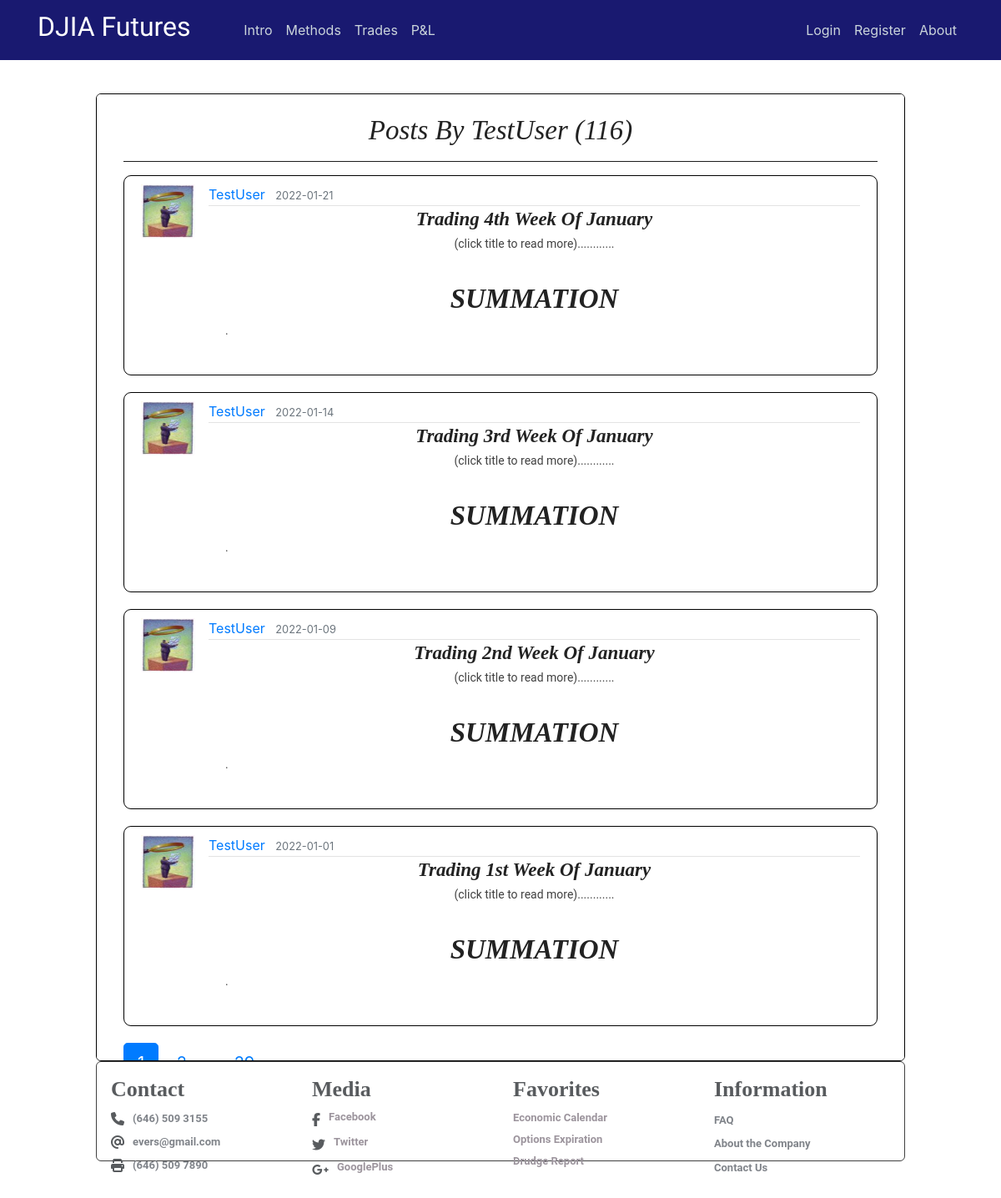
Page /user/TestUser on the earlier database version.
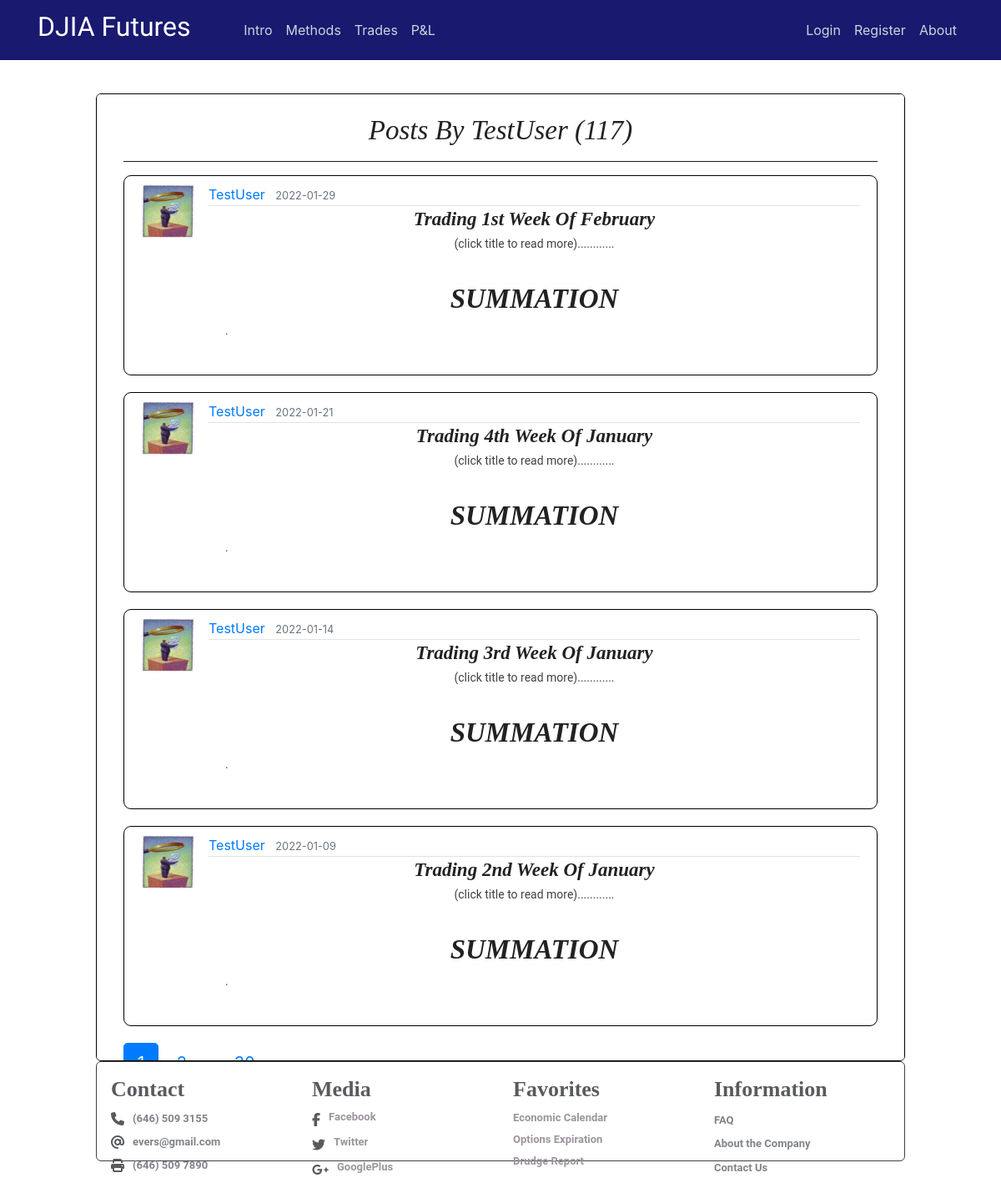
Same page on the later database version.
### flaskblog/models.py (models this page shows, shortened)
class User(db.Model, UserMixin):
    id = db.Column(db.Integer, primary_key=True)
    username = db.Column(db.String(20), unique=True, nullable=False)
    email = db.Column(db.String(120), unique=True, nullable=False)
    image_file = db.Column(db.String(20), nullable=False, default='default.jpg')
    password = db.Column(db.String(60), nullable=False)
    posts = db.relationship('Post', backref='author', lazy=True)

class Post(db.Model):
    id = db.Column(db.Integer, primary_key=True)
    title = db.Column(db.String(100), nullable=False)
    date_posted = db.Column(db.DateTime, nullable=False, default=datetime.utcnow)
    content = db.Column(db.Text, nullable=False)
    user_id = db.Column(db.Integer, db.ForeignKey('user.id'), nullable=False)
    teaser_title = db.Column(db.Text, nullable=True)
    teaser_details = db.Column(db.Text, nullable=True)
    teaser_caption = db.Column(db.Text, nullable=True)
    teaser_img = db.Column(db.Text, nullable=True)
    teaser_content = db.Column(db.Text, nullable=True)
    teaser_wkid = db.Column(db.Text, nullable=True)

### flaskblog/users/routes.py (the view)
@users.route("/user/<string:username>")
def user_posts(username):
    page = request.args.get('page', 1, type=int)
    user = User.query.filter_by(username=username).first_or_404()
    posts = Post.query.filter_by(author=user)\
        .order_by(Post.date_posted.desc())\
        .paginate(page=page, per_page=4)
    return render_template('user_posts.html', posts=posts, user=user)

### flaskblog/templates/user_posts.html
{% extends "layout.html" %}
{% block content %}
<div class="intro-page" style="height: 77vh;overflow: auto;">
  <div class="intro-inner-div" style="height:auto;background-color:white;border-radius:5px;">
    <center><br><h1 class="hero-header">Posts by {{ user.username }} ({{ posts.total }})</h1><hr></center>
    {% for post in posts.items %}
        <article class="media content-section" style="max-height:280px;">
          <img class="article-img" src="{{ url_for('static', filename='profile_pics/' + post.author.image_file) }}">
          <div class="media-body">
            <div class="article-metadata">
              <a class="mr-2" href="{{ url_for('users.user_posts', username=post.author.username) }}">{{ post.author.username }}</a>
              <small class="text-muted">{{ post.date_posted.strftime('%Y-%m-%d') }}</small>
            </div>
            <center><a href="{{ url_for('posts.post', post_id=post.id) }}"><h3 class="hero-header"><b>{{ post.title }}</b></h3></a>
            <p class="teaser-content" >(click title to read more)............</p></center>
            <p class="teaser-content" ><div style="overflow:hidden;max-height:120px;">
              {{ post.content|safe }}
            </p>
        </article>
    {% endfor %}
    {% for page_num in posts.iter_pages(left_edge=1, right_edge=1, left_current=1, right_current=2) %}
      {% if page_num %}
        {% if posts.page == page_num %}
          <a class="btn btn-primary btn-lg mb-8" href="{{ url_for('users.user_posts', username=user.username, page=page_num) }}">{{ page_num }}</a>
        {% else %}
          <a class="btn btn-primary-info btn-lg mb-8" href="{{ url_for('users.user_posts', username=user.username, page=page_num) }}">{{ page_num }}</a>
        {% endif %}
      {% else %}
        ...
      {% endif %}
    {% endfor %}
  </div>
</div>
{% endblock content %}

### flaskblog/templates/layout.html (shortened to what this page needs)
<!DOCTYPE html>
<html>
    <head>
      <link rel="stylesheet" href="https://maxcdn.bootstrapcdn.com/bootstrap/4.0.0/css/bootstrap.min.css">
      <link rel="stylesheet" type="text/css" href="{{ url_for('static', filename='main.css') }}">
      <link rel="stylesheet" type="text/css" href="{{ url_for('static', filename='study.css') }}">
      <link rel="stylesheet" type="text/css" href="{{ url_for('static', filename='modal.css') }}">
    </head>
    <body class="_backdrop">
    <div class="grid">
    <header class="site-header">
          <nav class="navbar navbar-expand-md navbar-dark bg-steel fixed-top">
              <div class="container">
                <a class="navbar-brand mr-2" href="/"><h2><span style="font-family:Lobster Two">DJIA Futures &nbsp &nbsp &nbsp</span></h2></a>
                <div class="collapse navbar-collapse" id="navbarToggle">
                  <div class="navbar-nav mr-auto">
                    <a class="nav-item nav-link" href="{{ url_for('main.intro') }}">Intro</a>
                    <a class="nav-item nav-link" href="{{ url_for('main.methods') }}">Methods</a>
                    <a class="nav-item nav-link" href="{{ url_for('main.trades') }}">Trades</a>
                    <a class="nav-item nav-link" href="{{ url_for('main.pnl') }}">P&L</a>
                  </div>
                  <div class="navbar-nav">
                    {% if current_user.is_authenticated and current_user.username == "GuestUser" %}
                      <a class="nav-item nav-link" href="{{ url_for('users.login') }}">Members Login</a>
                      <a class="nav-item nav-link" href="{{ url_for('users.logout') }}">Logout</a>
                      <a class="nav-item nav-link" href="{{ url_for('main.about') }}">About</a>
                    {% else %}
                      {% if current_user.is_authenticated %}
                        <a class="nav-item nav-link" href="{{ url_for('posts.new_post') }}">New Post</a>
                        <a class="nav-item nav-link" href="{{ url_for('users.account') }}">Account</a>
                        <a class="nav-item nav-link" href="{{ url_for('users.logout') }}">Logout</a>
                        <a class="nav-item nav-link" href="{{ url_for('main.about') }}">About</a>
                      {% else %}
                        <a class="nav-item nav-link" href="{{ url_for('users.login') }}">Login</a>
                        <a class="nav-item nav-link" href="{{ url_for('users.register') }}">Register</a>
                        <a class="nav-item nav-link" href="{{ url_for('main.about') }}">About</a>
                      {% endif %}
                    {% endif %}
                  </div>
                </div>
              </div>
          </nav>
    </header>
    <main role="main" class="container-fluid site-header-border-adjust col-md-10">
      <div>
        {% block content %}{% endblock %}
      </div>
    </main>
      <div style="padding-bottom: 15px;">
      <footer class="container-fluid col-md-10" style="line-height:24px;">
          <div class="footenote-page">
            <div class="footenote-inner-div">
                <div class="container-fluid col-xs-12">
                  <div class="subgrid location">
                    <div class="row">
                      <div class="col-xs-12 custom-400-col-xs-6 col-md-3 col-xl-3">
                        <h6 class="footer-info"><b>Contact</b></h6>
                        <div class="container-fluid footer-info"><span class="glyph footer-align"><i class="fas fa-phone"></i></i></span>
                          <p class="paragraph footer-contact"><span class="contact-link">(646) 509 3155</span>
                          </p>
                        </div>
                        <div class="container-fluid footer-info"><span class="glyph footer-align"><i class="fas fa-at"></i></i></span>
                          <p class="paragraph footer-contact"><span class="contact-link">evers@gmail.com</span>
                          </p>
                        </div>
                        <div class="container-fluid footer-info"><span class="glyph footer-align"><i class="fas fa-print"></i></i></span>
                          <p class="paragraph footer-contact"><span class="contact-link">(646) 509 7890</span>
                          </p>
                        </div>
                      </div>
                      <div class="col-xs-12 custom-400-col-xs-6 col-md-3 col-xl-3">
                        <h6 class="footer-info"><b>Media</b></h6>
                          <div class="container-fluid footer-info"><span class="glyph footer-align"><i class="fab fa-facebook-f"></i></i></span>
                            <a class="link-text footer-content" href="https://www.facebook.com/">Facebook</a>
                          </div>
                          <div class="container-fluid footer-info"><span class="glyph footer-align"><i class="fab fa-twitter"></i></i></span>
                            <a class="link-text footer-content" href="https://twitter.com/">Twitter</a>
                          </div>
                          <div class="container-fluid footer-info"><span class="glyph footer-align"><i class="fab fa-google-plus-g"></i></i></span>
                            <a class="link-text footer-content" href="">GooglePlus</a>
                          </div>
                      </div>
                      <div class="col-xs-12 custom-400-col-xs-6 col-md-3 col-xl-3">
                        <h6 class="footer-info"><b>Favorites</b></h6>
                          <ul class="unorder-list footer-info">
                            <li class="list-item footer-info"><a class="link-text footer-content" href="https://us.econoday.com/byweek.asp?cust=us" target="_blank">Economic Calendar</a></li>
                            <li class="list-item footer-info"><a class="link-text footer-content" href="https://www.theocc.com/about/publications/expiration-calendar.jsp" target="_blank">Options Expiration</a></li>
                            <li class="list-item footer-info"><a class="link-text footer-content" href="https://www.drudgereport.com/" target="_blank">Drudge Report</a></li>
                            <li class="list-item footer-info"><a class="link-text footer-content" href="https://www.zerohedge.com/" target="_blank">Zero Hedge</a></li>
                          </ul>
                      </div>
                      <div class="col-xs-12 custom-400-col-xs-6 col-md-3 col-xl-3">
                        <h6 class="footer-info"><b>Information</b></h6>
                          <ul class="link-list info">
                            <li class="list-item-link"><a href="#">FAQ</a>
                            </li>
                            <li class="list-item-link"><a href="#">About the Company</a>
                            </li>
                            <li class="list-item-link"><a href="#">Contact Us</a>
                            </li>
                          </ul>
                      </div>
                    </div>
                  </div>
                </div>
            </div>
          </div></footer>
      </div>
    </div>
    </body>
</html>

### flaskblog/static/main.css (style rules this page uses)
body { margin-top: 5rem; }
._backdrop { top: 0px; left: 0px; right: 0px; bottom: 0px; background-image: url(img/stocks.jpg); background-size: cover; z-index: 0; }
.adjust-doc-border-intro { padding-right: 20px; padding-left: 20px; padding-top: 20px; padding-bottom: 20px; }
.footenote-page { border: 1px solid black; border-radius: 6px; padding-right: 2px; padding-left: 2px; max-height: 120px; background-color: #fff; opacity: 0.75; }
.footenote-inner-div { height: 9vh; overflow: auto; }
.intro-page { border-radius: 6px; border: 1px solid black; background-color: white; padding-right: 12px; padding-left: 12px; }
.intro-inner-div { height: 75vh; overflow: auto; padding-right: 20px; padding-left: 20px; }
.doc-clear { clear: both; display: block; }
hr { margin-top: 1rem; margin-bottom: 1rem; border: 0; border-top: 1px solid rgba(0, 0, 0, 0.89); }
p.teaser-content { color: #414141; font-size: 14px; font-family: 'Roboto', Arial, 'Helvetica Neue', Helvetica, sans-serif; line-height: 1.5; }
.bg-steel { background-color: midnightblue; }
.site-header .navbar-nav .nav-link { color: #cbd5db; }
.site-header-border-adjust { margin-top: 7rem; }
.content-section { background: #ffffff; padding: 10px 20px; border: 1px solid #000000; border-radius: 9px; margin-bottom: 20px; }
.article-img { height: 65px; width: 65px; margin-right: 16px; }
.article-metadata { padding-bottom: 1px; margin-bottom: 4px; border-bottom: 1px solid #e3e3e3 }

### flaskblog/static/modal.css (style rules this page uses)
.row:after { content: ""; display: table; clear: both; }
img { margin-bottom: -4px; }

Differences in the rows shown:
no longer on this page (row unchanged): Post: image_file (picture), author.username "TestUser", date_posted "2022-01-01", title "Trading 1st Week Of January", content "SUMMATION ."
added Post: image_file (picture), author.username "TestUser", date_posted "2022-01-29", title "Trading 1st Week Of February", content "SUMMATION ."
Other differences:
{{ posts.total }}: "116" → "117"
